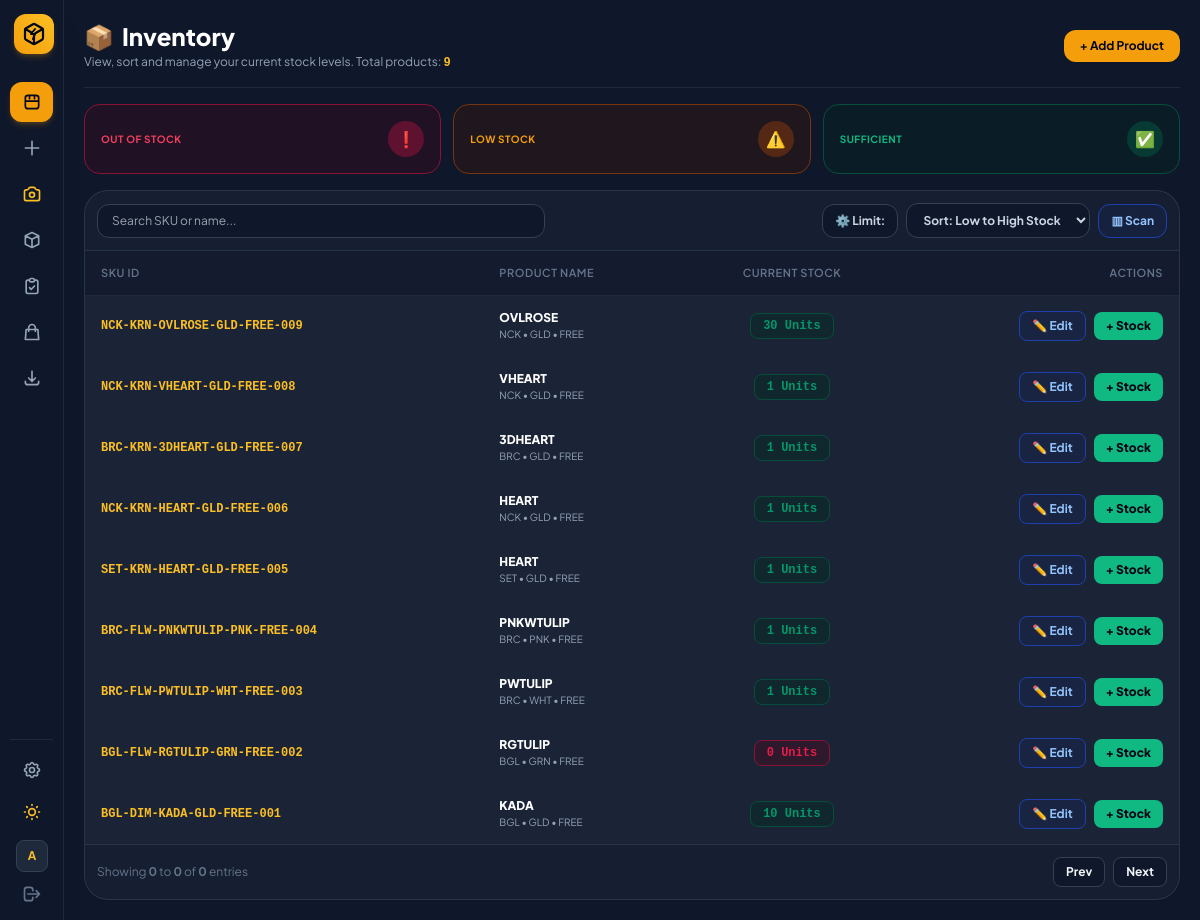
Before: / (signed in) with the older database file.
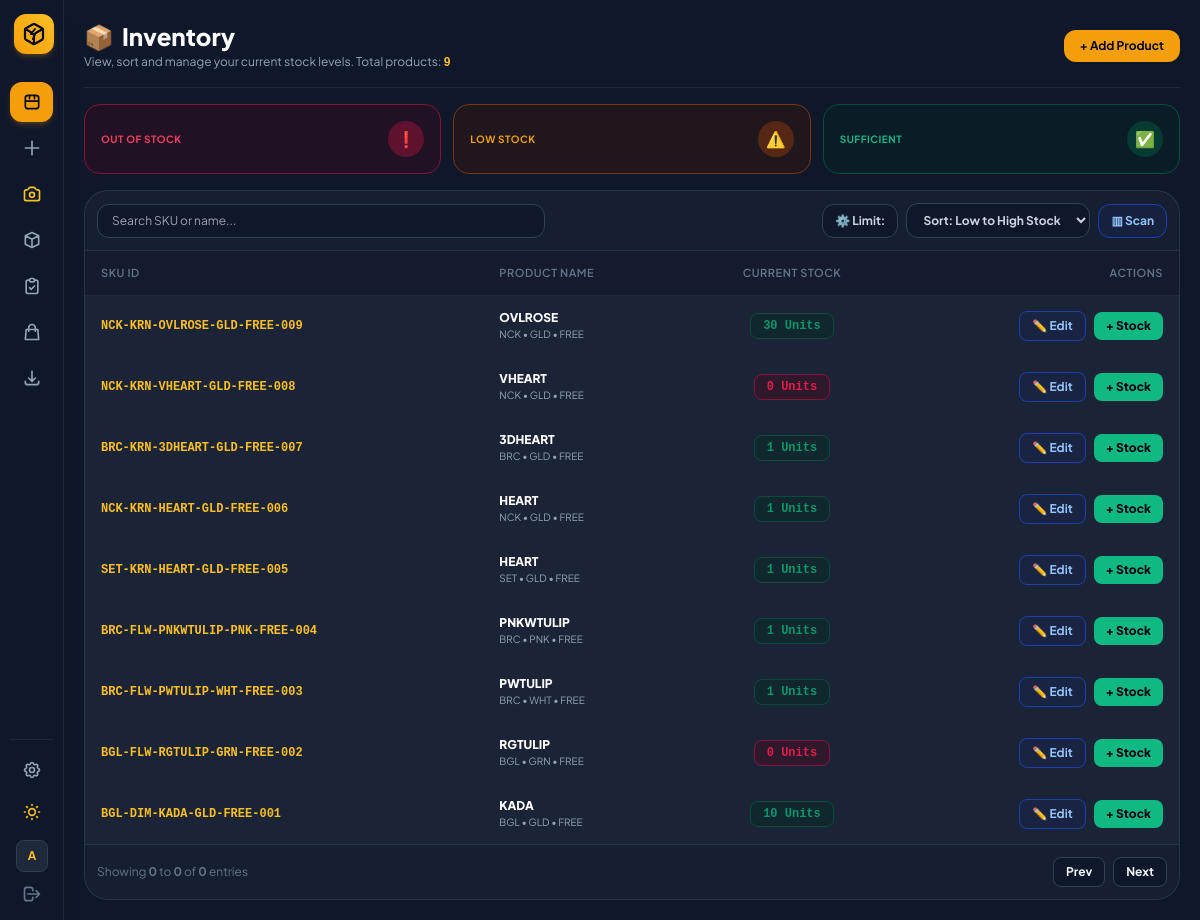
After: the same page with the newer database file.
### sku_manager/models.py (models this page shows, shortened)
class JewelrySKU(models.Model):
    name = models.CharField(max_length=100)
    category = models.CharField(max_length=50, default='General')
    style = models.CharField(max_length=50, blank=True, default='Standard')
    design_model = models.CharField(max_length=50, blank=True, default='')
    size = models.CharField(max_length=30, blank=True, default='Free Size')
    color = models.CharField(max_length=30, blank=True, default='Black')
    number = models.CharField(max_length=10, default='001')
    sku = models.CharField(max_length=100, unique=True, editable=False)
    image = models.ImageField(upload_to='products/', null=True, blank=True)
    is_listed = models.BooleanField(default=True)
    batch_no = models.CharField(max_length=50, blank=True, default='')
    stock = models.PositiveIntegerField(default=0)
    storage_box = models.ForeignKey(StorageBox, on_delete=models.SET_NULL, null=True, blank=True, related_name='skus')
    section_name = models.CharField(max_length=50, blank=True, default='Main Slot')
    purchase_price = models.DecimalField(max_digits=10, decimal_places=2, default=0.00)
    selling_price = models.DecimalField(max_digits=10, decimal_places=2, default=0.00)
    created_at = models.DateTimeField(auto_now_add=True)
    updated_at = models.DateTimeField(auto_now=True)
    class Meta:
        ordering = ['-created_at']

### sku_manager/views.py (the view)
# urls.py: path('', views.inventory_list, name='inventory_list'),
@login_required(login_url='login')
def inventory_list(request):
    search_query = request.GET.get('q', '').strip()
    items = JewelrySKU.objects.select_related('storage_box').all().order_by('-id')
    if search_query:
        items = items.filter(
            Q(sku__icontains=search_query) |
            Q(name__icontains=search_query) |
            Q(category__icontains=search_query)
        )
    return render(request, 'sku_manager/inventory.html', {
        'items': items,
        'skus': items,
        'total_count': items.count(),
        'search_query': search_query,
        'active_page': 'inventory',
    })

### templates/sku_manager/inventory.html (shortened to what this page needs)
{% extends "sku_manager/base.html" %}
{% block content %}
<div class="space-y-4 max-w-6xl mx-auto">
  <header class="flex flex-col sm:flex-row sm:items-center justify-between border-b border-slate-200 dark:border-slate-800 pb-4 gap-4">
    <div>
      <h1 class="text-2xl font-black text-slate-900 dark:text-white flex items-center gap-2"><span>📦</span> Inventory</h1>
      <p class="text-xs text-slate-500 dark:text-slate-400 mt-0.5">
        View, sort and manage your current stock levels. Total products:
        <strong class="text-amber-600 dark:text-amber-400 font-mono">{{ total_count }}</strong>
      </p>
    </div>
    <a href="{% url 'product_master' %}" class="bg-amber-500 hover:bg-amber-400 text-slate-950 font-bold px-4 py-2 rounded-xl text-xs transition shadow-sm">+ Add Product</a>
  </header>
  <div class="grid grid-cols-3 gap-3">
    <div class="bg-rose-50 dark:bg-rose-950/30 border border-rose-200 dark:border-rose-900 rounded-2xl p-4 flex items-center justify-between">
      <div>
        <p class="text-[10px] uppercase font-bold tracking-wider text-rose-500">Out of Stock</p>
      </div>
      <div class="w-9 h-9 rounded-full bg-rose-200 dark:bg-rose-900/60 flex items-center justify-center">❗</div>
    </div>
    <div class="bg-amber-50 dark:bg-amber-950/30 border border-amber-200 dark:border-amber-900 rounded-2xl p-4 flex items-center justify-between">
      <div>
        <p class="text-[10px] uppercase font-bold tracking-wider text-amber-500">Low Stock</p>
      </div>
      <div class="w-9 h-9 rounded-full bg-amber-200 dark:bg-amber-900/60 flex items-center justify-center">⚠️</div>
    </div>
    <div class="bg-emerald-50 dark:bg-emerald-950/30 border border-emerald-200 dark:border-emerald-900 rounded-2xl p-4 flex items-center justify-between">
      <div>
        <p class="text-[10px] uppercase font-bold tracking-wider text-emerald-500">Sufficient</p>
      </div>
      <div class="w-9 h-9 rounded-full bg-emerald-200 dark:bg-emerald-900/60 flex items-center justify-center">✅</div>
    </div>
  </div>
  <div class="bg-white dark:bg-slate-800/80 border border-slate-200 dark:border-slate-700/60 rounded-3xl shadow-sm overflow-hidden">
    <div class="p-3 border-b border-slate-100 dark:border-slate-700/60 bg-slate-50/50 dark:bg-slate-900/40 flex flex-col sm:flex-row justify-between items-center gap-3">
      <input type="text" id="searchInput" placeholder="Search SKU or name..."
        class="w-full sm:max-w-md bg-white dark:bg-slate-900 border border-slate-200 dark:border-slate-700 rounded-xl px-3.5 py-2 text-xs text-slate-900 dark:text-white focus:outline-none focus:border-amber-500">
      <div class="flex items-center gap-2 w-full sm:w-auto">
        <button type="button" id="openLimit"
          class="shrink-0 px-3 py-2 bg-white dark:bg-slate-900 text-slate-700 dark:text-slate-300 border border-slate-200 dark:border-slate-700 rounded-xl font-bold text-xs">
          ⚙️ Limit:
        </button>
        <select id="sortSelect"
          class="bg-white dark:bg-slate-900 border border-slate-200 dark:border-slate-700 rounded-xl text-xs font-bold text-slate-600 dark:text-slate-300 px-3 py-2 outline-none cursor-pointer">
          <option value="stock-asc">Sort: Low to High Stock</option>
        </select>
        <button type="button" id="scanBtn"
          class="shrink-0 px-3 py-2 bg-blue-50 dark:bg-blue-950/40 text-blue-700 dark:text-blue-300 border border-blue-200 dark:border-blue-800 rounded-xl font-bold text-xs">
          ▥ Scan
        </button>
      </div>
    </div>
    <div class="overflow-x-auto">
      <table class="w-full text-left text-xs text-slate-700 dark:text-slate-300">
        <thead class="bg-slate-50 dark:bg-slate-900/60 text-[11px] uppercase tracking-wider text-slate-500 border-b border-slate-200 dark:border-slate-800">
          <tr>
            <th class="py-3.5 px-4 font-semibold">SKU ID</th>
            <th class="py-3.5 px-4 font-semibold">Product Name</th>
            <th class="py-3.5 px-4 font-semibold text-center">Current Stock</th>
            <th class="py-3.5 px-4 text-right font-semibold">Actions</th>
          </tr>
        </thead>
        <tbody id="invBody" class="divide-y divide-slate-100 dark:divide-slate-800/60">
          {% for item in items %}
            <tr class="inv-row hover:bg-slate-50 dark:hover:bg-slate-800/30 transition"
                data-stock="{{ item.stock }}" data-name="{{ item.name|lower }}" data-sku="{{ item.sku|lower }}">
              <td class="py-3.5 px-4 font-mono font-bold text-amber-600 dark:text-amber-400">{{ item.sku }}</td>
              <td class="py-3.5 px-4 font-extrabold text-slate-900 dark:text-white">
                <div>{{ item.name }}</div>
                <div class="text-[10px] text-slate-400 font-normal">{{ item.category }} • {{ item.color }} • {{ item.size }}</div>
              </td>
              <td class="py-3.5 px-4 text-center">
                {% if item.stock == 0 %}
                  <span class="inline-flex px-3 py-1 rounded-lg font-mono font-bold text-xs bg-rose-50 dark:bg-rose-950/40 text-rose-600 border border-rose-200 dark:border-rose-900">0 Units</span>
                {% elif item.stock <= threshold %}
                  <span class="inline-flex px-3 py-1 rounded-lg font-mono font-bold text-xs bg-amber-50 dark:bg-amber-950/40 text-amber-600 border border-amber-200 dark:border-amber-900">{{ item.stock }} Units</span>
                {% else %}
                  <span class="inline-flex px-3 py-1 rounded-lg font-mono font-bold text-xs bg-emerald-50 dark:bg-emerald-950/40 text-emerald-600 border border-emerald-200 dark:border-emerald-900">{{ item.stock }} Units</span>
                {% endif %}
              </td>
              <td class="py-3.5 px-4 text-right space-x-1.5 whitespace-nowrap">
                <a href="{% url 'stock_action' item.pk %}?mode=set"
                   class="inline-flex items-center gap-1 bg-blue-50 hover:bg-blue-100 dark:bg-blue-950/40 text-blue-700 dark:text-blue-300 border border-blue-200 dark:border-blue-800 px-3 py-1.5 rounded-lg font-bold transition">✏️ Edit</a>
                <a href="{% url 'stock_action' item.pk %}?mode=add"
                   class="inline-flex items-center gap-1 bg-emerald-500 hover:bg-emerald-400 text-slate-950 px-3 py-1.5 rounded-lg font-black transition shadow-xs">+ Stock</a>
              </td>
            </tr>
          {% endfor %}
        </tbody>
      </table>
    </div>
    <div class="bg-slate-50 dark:bg-slate-900/40 border-t border-slate-200 dark:border-slate-700/60 p-3 flex items-center justify-between">
      <div class="text-xs text-slate-500">Showing <b id="pgStart">0</b> to <b id="pgEnd">0</b> of <b id="pgTotal">0</b> entries</div>
      <div class="flex gap-2">
        <button id="prevPage" class="px-3 py-1.5 border border-slate-300 dark:border-slate-700 rounded-lg bg-white dark:bg-slate-900 text-xs font-bold disabled:opacity-50">Prev</button>
        <button id="nextPage" class="px-3 py-1.5 border border-slate-300 dark:border-slate-700 rounded-lg bg-white dark:bg-slate-900 text-xs font-bold disabled:opacity-50">Next</button>
      </div>
    </div>
  </div>
</div>
{% endblock %}

### templates/sku_manager/base.html (shortened to what this page needs)
<!DOCTYPE html>
<html lang="en" class="dark">
<head>
  <script src="https://cdn.tailwindcss.com"></script>
</head>
<body class="bg-slate-100 text-slate-800 dark:bg-slate-900 dark:text-slate-100 min-h-screen flex antialiased transition-colors duration-200">
  <aside class="group fixed left-0 top-0 z-40 h-screen w-16 hover:w-60 transition-all duration-300 ease-in-out bg-white border-r border-slate-200 dark:bg-slate-900 dark:border-slate-800 flex flex-col justify-between p-2.5 shadow-xl overflow-hidden">
    <div class="space-y-6">
      <a href="{% url 'inventory_list' %}" class="flex items-center gap-3 px-1 py-1">
        <div class="w-10 h-10 min-w-[40px] rounded-xl bg-gradient-to-tr from-amber-500 to-amber-400 flex items-center justify-center shadow-md shadow-amber-500/20 text-slate-950">
        </div>
      </a>
      <nav class="space-y-1.5">
        <a href="{% url 'inventory_list' %}" title="Inventory"
          class="flex items-center gap-3.5 px-3 py-2.5 rounded-xl transition {% if active_page == 'inventory' %}bg-amber-500 text-slate-950 font-bold shadow-md shadow-amber-500/20{% else %}text-slate-600 dark:text-slate-400 hover:bg-slate-100 dark:hover:bg-slate-800 dark:hover:text-white{% endif %}">
          <svg class="w-5 h-5 min-w-[20px]" fill="none" stroke="currentColor" viewBox="0 0 24 24"><path stroke-linecap="round" stroke-linejoin="round" stroke-width="2" d="M4 7v10c0 2 1.5 3 3.5 3h9c2 0 3.5-1 3.5-3V7c0-2-1.5-3-3.5-3h-9C5.5 4 4 5 4 7zm0 4h16M9 4v4m6-4v4"></path></svg>
        </a>
        <a href="{% url 'product_master' %}" title="Add Products & Catalog"
          class="flex items-center gap-3.5 px-3 py-2.5 rounded-xl transition {% if active_page == 'products' %}bg-amber-500 text-slate-950 font-bold shadow-md shadow-amber-500/20{% else %}text-slate-600 dark:text-slate-400 hover:bg-slate-100 dark:hover:bg-slate-800 dark:hover:text-white{% endif %}">
          <svg class="w-5 h-5 min-w-[20px]" fill="none" stroke="currentColor" viewBox="0 0 24 24"><path stroke-linecap="round" stroke-linejoin="round" stroke-width="2" d="M12 4v16m8-8H4"></path></svg>
        </a>
        <a href="{% url 'sku_scanner' %}" title="Camera Scanner"
          class="flex items-center gap-3.5 px-3 py-2.5 rounded-xl transition {% if active_page == 'scanner' %}bg-amber-500 text-slate-950 font-bold shadow-md shadow-amber-500/20{% else %}text-amber-600 dark:text-amber-400 hover:bg-slate-100 dark:hover:bg-slate-800{% endif %}">
        </a>
        <a href="{% url 'box_manager' %}" title="Storage Boxes"
          class="flex items-center gap-3.5 px-3 py-2.5 rounded-xl transition {% if active_page == 'boxes' %}bg-amber-500 text-slate-950 font-bold shadow-md shadow-amber-500/20{% else %}text-slate-600 dark:text-slate-400 hover:bg-slate-100 dark:hover:bg-slate-800 dark:hover:text-white{% endif %}">
          <svg class="w-5 h-5 min-w-[20px]" fill="none" stroke="currentColor" viewBox="0 0 24 24"><path stroke-linecap="round" stroke-linejoin="round" stroke-width="2" d="M20 7l-8-4-8 4m16 0l-8 4m8-4v10l-8 4m0-10L4 7m8 4v10M4 7v10l8 4"></path></svg>
        </a>
        <a href="{% url 'dispatch_logs' %}" title="Dispatch Logs"
          class="flex items-center gap-3.5 px-3 py-2.5 rounded-xl transition {% if active_page == 'dispatch_logs' %}bg-amber-500 text-slate-950 font-bold shadow-md shadow-amber-500/20{% else %}text-slate-600 dark:text-slate-400 hover:bg-slate-100 dark:hover:bg-slate-800 dark:hover:text-white{% endif %}">
          <svg class="w-5 h-5 min-w-[20px]" fill="none" stroke="currentColor" viewBox="0 0 24 24"><path stroke-linecap="round" stroke-linejoin="round" stroke-width="2" d="M9 5H7a2 2 0 00-2 2v12a2 2 0 002 2h10a2 2 0 002-2V7a2 2 0 00-2-2h-2M9 5a2 2 0 002 2h2a2 2 0 002-2M9 5a2 2 0 012-2h2a2 2 0 012 2m-6 9l2 2 4-4"></path></svg>
        </a>
        <a href="{% url 'platform_manager' %}" title="Marketplace Channels"
          class="flex items-center gap-3.5 px-3 py-2.5 rounded-xl transition {% if active_page == 'platforms' %}bg-amber-500 text-slate-950 font-bold shadow-md shadow-amber-500/20{% else %}text-slate-600 dark:text-slate-400 hover:bg-slate-100 dark:hover:bg-slate-800 dark:hover:text-white{% endif %}">
          <svg class="w-5 h-5 min-w-[20px]" fill="none" stroke="currentColor" viewBox="0 0 24 24"><path stroke-linecap="round" stroke-linejoin="round" stroke-width="2" d="M16 11V7a4 4 0 00-8 0v4M5 9h14l1 12H4L5 9z"></path></svg>
        </a>
        <a href="{% url 'sku_export_csv' %}" title="Export CSV"
          class="flex items-center gap-3.5 px-3 py-2.5 rounded-xl transition text-slate-600 dark:text-slate-400 hover:bg-slate-100 dark:hover:bg-slate-800 dark:hover:text-white">
          <svg class="w-5 h-5 min-w-[20px]" fill="none" stroke="currentColor" viewBox="0 0 24 24"><path stroke-linecap="round" stroke-linejoin="round" stroke-width="2" d="M4 16v1a3 3 0 003 3h10a3 3 0 003-3v-1m-4-4l-4 4m0 0l-4-4m4 4V4"></path></svg>
        </a>
      </nav>
    </div>
    <div class="space-y-1.5 pt-3 border-t border-slate-200 dark:border-slate-800">
      <a href="{% url 'app_settings' %}" title="System Settings"
        class="flex items-center gap-3.5 px-3 py-2 rounded-xl transition {% if active_page == 'settings' %}bg-amber-500 text-slate-950 font-bold shadow-md shadow-amber-500/20{% else %}text-slate-600 dark:text-slate-400 hover:bg-slate-100 dark:hover:bg-slate-800 dark:hover:text-white{% endif %}">
      </a>
      <button id="themeToggleBtn" type="button" title="Switch Theme"
        class="w-full flex items-center gap-3.5 px-3 py-2 rounded-xl text-slate-600 dark:text-slate-400 hover:bg-slate-100 dark:hover:bg-slate-800 transition">
      </button>
      {% if request.user.is_authenticated %}
      <div class="flex items-center gap-3 px-1.5 pt-1 overflow-hidden">
        <div class="w-8 h-8 min-w-[32px] rounded-lg bg-slate-200 dark:bg-slate-800 border border-slate-300 dark:border-slate-700 flex items-center justify-center font-bold text-amber-600 dark:text-amber-400 text-xs">
          {{ request.user.username|slice:":1"|upper }}
        </div>
      </div>
      <a href="{% url 'logout' %}" title="Log Out"
        class="flex items-center gap-3 px-3 py-1.5 rounded-xl text-slate-500 hover:bg-rose-500/10 hover:text-rose-500 transition">
        <svg class="w-5 h-5 min-w-[20px]" fill="none" stroke="currentColor" viewBox="0 0 24 24">
          <path stroke-linecap="round" stroke-linejoin="round" stroke-width="2" d="M17 16l4-4m0 0l-4-4m4 4H7m6 4v1a3 3 0 01-3 3H6a3 3 0 01-3-3V7a3 3 0 013-3h4a3 3 0 013 3v1"></path>
        </svg>
      </a>
      {% endif %}
    </div>
  </aside>
  <main class="flex-1 ml-16 p-4 sm:p-5 min-h-screen transition-all duration-300">
    <div class="w-full space-y-4">
      {% block content %}{% endblock %}
    </div>
  </main>
</body>
</html>

### templates/sku_manager/base.html (style rules this page uses)
body { font-family: 'Plus Jakarta Sans', sans-serif; }

Changed rows visible on the page:
changed JewelrySKU "NCK-KRN-VHEART-GLD-FREE-008": stock "1" → (not shown); stock "Units" → "0 Units"
